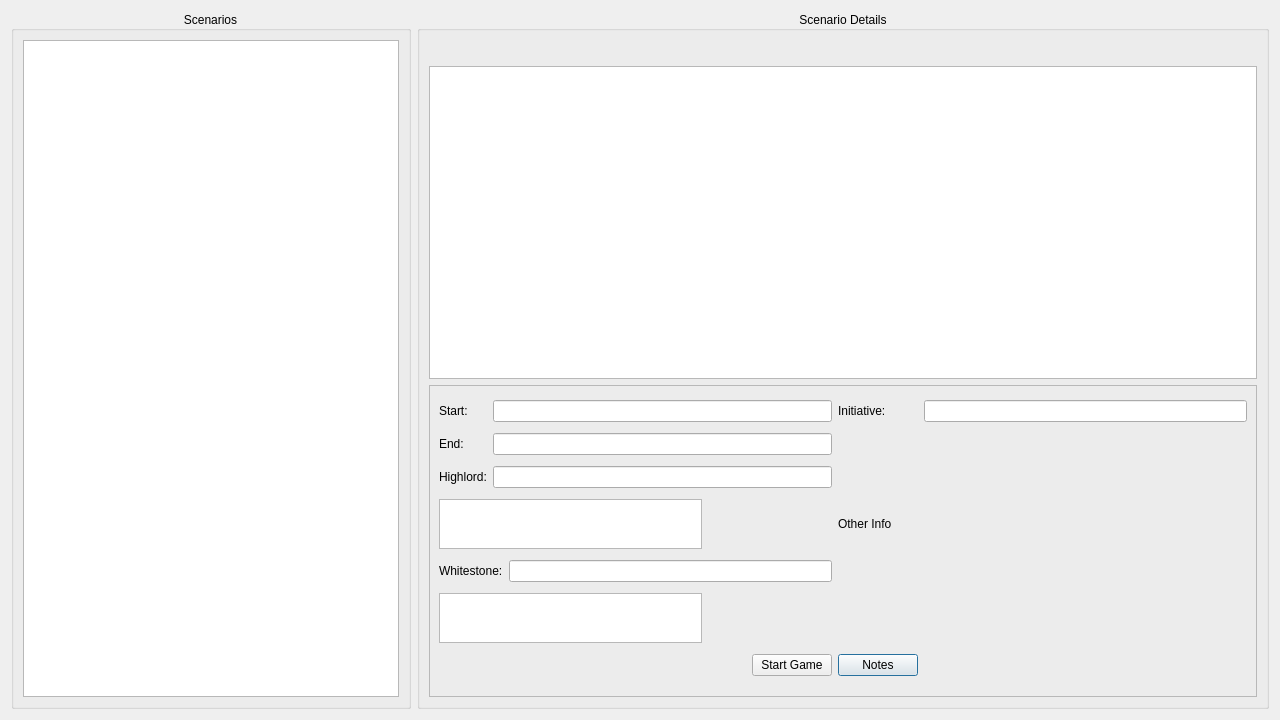
<?xml version="1.0" encoding="UTF-8"?>
<ui version="4.0">
 <class>Dialog</class>
 <widget class="QDialog" name="Dialog">
  <property name="geometry">
   <rect>
    <x>0</x>
    <y>0</y>
    <width>1280</width>
    <height>720</height>
   </rect>
  </property>
  <property name="windowTitle">
   <string>New Game</string>
  </property>
  <layout class="QHBoxLayout" name="horizontalLayout">
   <item>
    <widget class="QGroupBox" name="scenarioGroupBox">
     <property name="sizePolicy">
      <sizepolicy hsizetype="Fixed" vsizetype="Preferred">
       <horstretch>0</horstretch>
       <verstretch>0</verstretch>
      </sizepolicy>
     </property>
     <property name="minimumSize">
      <size>
       <width>400</width>
       <height>0</height>
      </size>
     </property>
     <property name="title">
      <string>Scenarios</string>
     </property>
     <property name="alignment">
      <set>Qt::AlignmentFlag::AlignCenter</set>
     </property>
     <layout class="QFormLayout" name="formLayout">
      <item row="0" column="0" colspan="2">
       <widget class="QListView" name="listView"/>
      </item>
     </layout>
    </widget>
   </item>
   <item>
    <widget class="QGroupBox" name="detailsGroupBox">
     <property name="sizePolicy">
      <sizepolicy hsizetype="Preferred" vsizetype="Preferred">
       <horstretch>0</horstretch>
       <verstretch>0</verstretch>
      </sizepolicy>
     </property>
     <property name="title">
      <string>Scenario Details</string>
     </property>
     <property name="alignment">
      <set>Qt::AlignmentFlag::AlignCenter</set>
     </property>
     <layout class="QVBoxLayout" name="verticalLayout">
      <item>
       <layout class="QHBoxLayout" name="horizontalLayout_2">
        <item>
         <spacer name="horizontalSpacer">
          <property name="orientation">
           <enum>Qt::Orientation::Horizontal</enum>
          </property>
          <property name="sizeHint" stdset="0">
           <size>
            <width>178</width>
            <height>20</height>
           </size>
          </property>
         </spacer>
        </item>
        <item>
         <widget class="QLabel" name="scenarioPicLabel">
          <property name="sizePolicy">
           <sizepolicy hsizetype="Fixed" vsizetype="Fixed">
            <horstretch>0</horstretch>
            <verstretch>0</verstretch>
           </sizepolicy>
          </property>
          <property name="maximumSize">
           <size>
            <width>426</width>
            <height>240</height>
           </size>
          </property>
          <property name="text">
           <string/>
          </property>
          <property name="pixmap">
           <pixmap>I:/Wargames/Dragons of Glory/images/tales_cover.jpg</pixmap>
          </property>
          <property name="scaledContents">
           <bool>true</bool>
          </property>
         </widget>
        </item>
        <item>
         <spacer name="horizontalSpacer_2">
          <property name="orientation">
           <enum>Qt::Orientation::Horizontal</enum>
          </property>
          <property name="sizeHint" stdset="0">
           <size>
            <width>178</width>
            <height>20</height>
           </size>
          </property>
         </spacer>
        </item>
       </layout>
      </item>
      <item>
       <widget class="QPlainTextEdit" name="descTextEdit"/>
      </item>
      <item>
       <widget class="QFrame" name="detailsFrame">
        <property name="frameShape">
         <enum>QFrame::Shape::StyledPanel</enum>
        </property>
        <property name="frameShadow">
         <enum>QFrame::Shadow::Raised</enum>
        </property>
        <layout class="QGridLayout" name="gridLayout">
         <item row="7" column="3">
          <widget class="QPushButton" name="pushButton_2">
           <property name="text">
            <string>Notes</string>
           </property>
          </widget>
         </item>
         <item row="4" column="0" colspan="3">
          <widget class="QTextEdit" name="hlVictory">
           <property name="maximumSize">
            <size>
             <width>263</width>
             <height>50</height>
            </size>
           </property>
          </widget>
         </item>
         <item row="6" column="0" colspan="3">
          <widget class="QTextEdit" name="wsVictory">
           <property name="maximumSize">
            <size>
             <width>263</width>
             <height>50</height>
            </size>
           </property>
          </widget>
         </item>
         <item row="2" column="1" colspan="2">
          <widget class="QLineEdit" name="lineEdit_3"/>
         </item>
         <item row="3" column="1" colspan="2">
          <widget class="QLineEdit" name="hlCountries"/>
         </item>
         <item row="3" column="0">
          <widget class="QLabel" name="label_4">
           <property name="text">
            <string>Highlord:</string>
           </property>
          </widget>
         </item>
         <item row="4" column="3" colspan="2">
          <widget class="QLabel" name="label_6">
           <property name="text">
            <string>Other Info</string>
           </property>
          </widget>
         </item>
         <item row="2" column="0">
          <widget class="QLabel" name="label_2">
           <property name="text">
            <string>End:</string>
           </property>
          </widget>
         </item>
         <item row="1" column="4">
          <widget class="QLineEdit" name="lineEdit_2"/>
         </item>
         <item row="7" column="2">
          <widget class="QPushButton" name="startButton">
           <property name="sizePolicy">
            <sizepolicy hsizetype="Fixed" vsizetype="Fixed">
             <horstretch>0</horstretch>
             <verstretch>0</verstretch>
            </sizepolicy>
           </property>
           <property name="layoutDirection">
            <enum>Qt::LayoutDirection::RightToLeft</enum>
           </property>
           <property name="text">
            <string>Start Game</string>
           </property>
           <property name="autoDefault">
            <bool>true</bool>
           </property>
          </widget>
         </item>
         <item row="1" column="1" colspan="2">
          <widget class="QLineEdit" name="lineEdit"/>
         </item>
         <item row="5" column="0" colspan="2">
          <widget class="QLabel" name="label_5">
           <property name="text">
            <string>Whitestone:</string>
           </property>
          </widget>
         </item>
         <item row="1" column="3">
          <widget class="QLabel" name="label_3">
           <property name="text">
            <string>Initiative:</string>
           </property>
          </widget>
         </item>
         <item row="1" column="0">
          <widget class="QLabel" name="label">
           <property name="text">
            <string>Start:</string>
           </property>
          </widget>
         </item>
         <item row="5" column="2">
          <widget class="QLineEdit" name="wsCountries"/>
         </item>
        </layout>
       </widget>
      </item>
     </layout>
    </widget>
   </item>
  </layout>
 </widget>
 <resources/>
 <connections/>
</ui>
